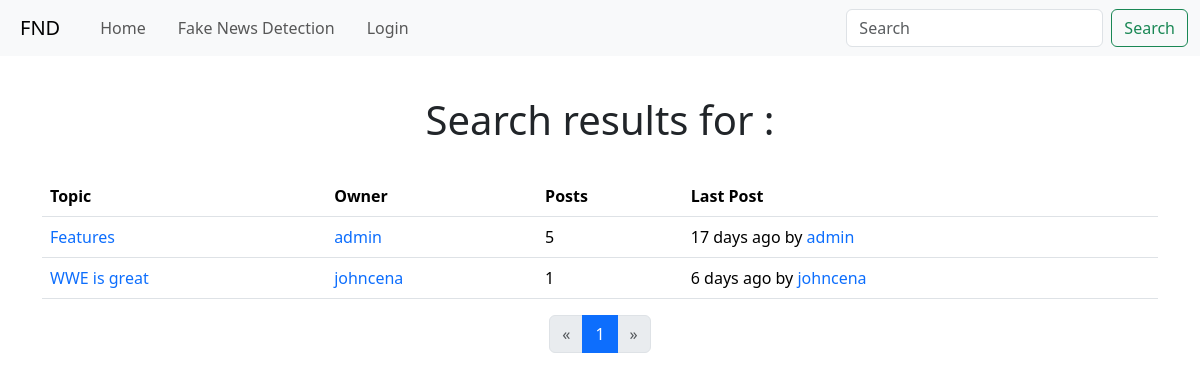
Screenshot of /search with the database file from the repository.
### app/models.py (models this page shows, shortened)
class Thread(db.Model):
    id: so.Mapped[int] = so.mapped_column(primary_key=True)
    title: so.Mapped[str] = so.mapped_column(sa.String(100))
    user_id: so.Mapped[int] = so.mapped_column(sa.ForeignKey(User.id, ondelete='CASCADE'), index=True)
    user: so.Mapped[User] = so.relationship('User', back_populates='threads')
    posts: so.WriteOnlyMapped['Post'] = so.relationship('Post',
                                                        back_populates='thread',
                                                        passive_deletes=True)
    def posts_count(self):
        query = sa.select(sa.func.count()).select_from(self.posts.select().subquery())
        return db.session.scalar(query)
    def last_post(self):
        query = self.posts.select().order_by(Post.timestamp.desc())
        return db.session.scalar(query)

class User(UserMixin, db.Model):
    id: so.Mapped[int] = so.mapped_column(primary_key=True)
    username: so.Mapped[str] = so.mapped_column(sa.String(64), index=True, unique=True)
    email: so.Mapped[str] = so.mapped_column(sa.String(120), index=True, unique=True)
    password_hash: so.Mapped[Optional[str]] = so.mapped_column(sa.String(256))
    about_me: so.Mapped[Optional[str]] = so.mapped_column(sa.String(140))
    last_seen: so.Mapped[Optional[datetime]] = so.mapped_column(sa.DateTime(),
                                                                default=lambda: datetime.now(timezone.utc))
    joined: so.Mapped[datetime] = so.mapped_column(sa.DateTime(), default=lambda: datetime.now(timezone.utc))
    admin: so.Mapped[bool] = so.mapped_column(sa.Boolean(), default=False)
    posts: so.WriteOnlyMapped['Post'] = so.relationship('Post',
                                                        back_populates='author',
                                                        passive_deletes=True)
    threads: so.WriteOnlyMapped['Thread'] = so.relationship('Thread',
                                                            back_populates='user',
                                                            passive_deletes=True)

class Post(db.Model):
    id: so.Mapped[int] = so.mapped_column(primary_key=True)
    body: so.Mapped[str] = so.mapped_column(sa.String(1_000))
    body_raw: so.Mapped[str] = so.mapped_column(sa.String(1_000))
    timestamp: so.Mapped[datetime] = so.mapped_column(sa.DateTime(), index=True,
                                                      default=lambda: datetime.now(timezone.utc))
    user_id: so.Mapped[int] = so.mapped_column(sa.ForeignKey(User.id, ondelete='CASCADE'), index=True)
    thread_id: so.Mapped[int] = so.mapped_column(sa.ForeignKey(Thread.id, ondelete='CASCADE'), index=True)
    author: so.Mapped[User] = so.relationship('User', back_populates='posts')
    thread: so.Mapped[Thread] = so.relationship('Thread', back_populates='posts')
    reports: so.WriteOnlyMapped['Report'] = so.relationship('Report',
                                                            back_populates='post',
                                                            passive_deletes=True)

### app/main/routes.py (the view)
@bp.route('/search', methods=['GET'])
def search():
    page = request.args.get('page', 1, type=int)
    query = request.args.get('query', '', type=str)
    keywords = query.split(' ')
    keyword_filters = [Thread.title.ilike(f'%{k}%') for k in keywords]
    threads_query = sa.select(Thread).where(sa.and_(*keyword_filters))
    page = db.paginate(threads_query, page=page, per_page=current_app.config['THREADS_PER_PAGE'], error_out=True)
    return render_template('search.html', title='Search', query=query, page=page)

### app/main/routes.py (called while the page is built)
@bp.before_request
def before_request():
    if current_user.is_authenticated:
        current_user.last_seen = datetime.now(timezone.utc)
        db.session.commit()

### app/templates/search.html
{% extends "base.html" %}
{% from "macros.html" import thread_table, page_nav with context %}
{% block content %}
    {% if page.items %}
        <h1 class="text-center p-4"> Search results for {{ query }}:</h1>
        {{ thread_table(page.items) }}
        {{ page_nav(page, 'main.search', query=query) }}
    {% else %}
        <h1 class="text-center p-4">No matching threads found!</h1>
    {% endif %}
{% endblock %}

### app/templates/macros.html (shortened to what this page needs)
{% macro thread_table(threads) %}
    <table class="table">
        <thead>
        <tr>
            <th scope="col">Topic</th>
            <th scope="col">Owner</th>
            <th scope="col">Posts</th>
            <th scope="col">Last Post</th>
        </tr>
        </thead>
        <tbody>
        {% for thread in threads %}
            <tr>
                <td><a class="text-decoration-none"
                       href="{{ url_for('main.thread', id=thread.id) }}">{{ thread.title }}</a></td>
                <td><a class="text-decoration-none"
                       href="{{ url_for('main.user', username=thread.user.username) }}">{{ thread.user.username }}</a>
                </td>
                <td>{{ thread.posts_count() }}</td>
                {% with last_post = thread.last_post() %}
                    <td>{{ moment(last_post.timestamp).fromNow() }} by
                        <a class="text-decoration-none"
                           href="{{ url_for('main.user', username=last_post.author.username) }}">{{ last_post.author.username }}</a>
                    </td>
                {% endwith %}
            </tr>
        {% endfor %}
        </tbody>
    </table>
{% endmacro %}
{% macro page_nav(page, endpoint) %}
    <nav aria-label="Page navigation example">
        <ul class="pagination justify-content-center">
            {% if page.has_prev %}
                <li class="page-item">
                    <a class="page-link" href="{{ url_for(endpoint, page=page.prev_num, **kwargs) }}"
                       aria-label="Previous">
                        <span aria-hidden="true">&laquo;</span>
                    </a>
                </li>
            {% else %}
                <li class="page-item">
                    <a class="page-link disabled" aria-label="Previous">
                        <span aria-hidden="true">&laquo;</span>
                    </a>
                </li>
            {% endif %}
            {% for number in page.iter_pages(left_edge=1, right_edge=1, left_current=1, right_current=2) %}
                {% if number %}
                    {% if page.page != number %}
                        <li class="page-item">
                            <a class="page-link" href="{{ url_for(endpoint, page=number, **kwargs) }}">{{ number }}</a>
                        </li>
                    {% else %}
                        <li class="page-item active" aria-current="page">
                            <a class="page-link" href="#">{{ number }}</a>
                        </li>
                    {% endif %}
                {% else %}
                    <li class="page-item disabled">
                        <a class="page-link">{{ '...' }}</a>
                    </li>
                {% endif %}
            {% endfor %}
            {% if page.has_next %}
                <li class="page-item">
                    <a class="page-link" href="{{ url_for(endpoint, page=page.next_num, **kwargs) }}"
                       aria-label="Next">
                        <span aria-hidden="true">&raquo;</span>
                    </a>
                </li>
            {% else %}
                <li class="page-item">
                    <a class="page-link disabled" aria-label="Next">
                        <span aria-hidden="true">&raquo;</span>
                    </a>
                </li>
            {% endif %}
        </ul>
    </nav>
{% endmacro %}

### rows the page displays
Thread: title "Features", user.username "admin", posts_count "5", author.username "admin"
Post: timestamp "17 days ago"
Thread: title "WWE is great", user.username "johncena", posts_count "1", author.username "johncena"
Post: timestamp "6 days ago"

### other values shown
{{ number }} "1"
